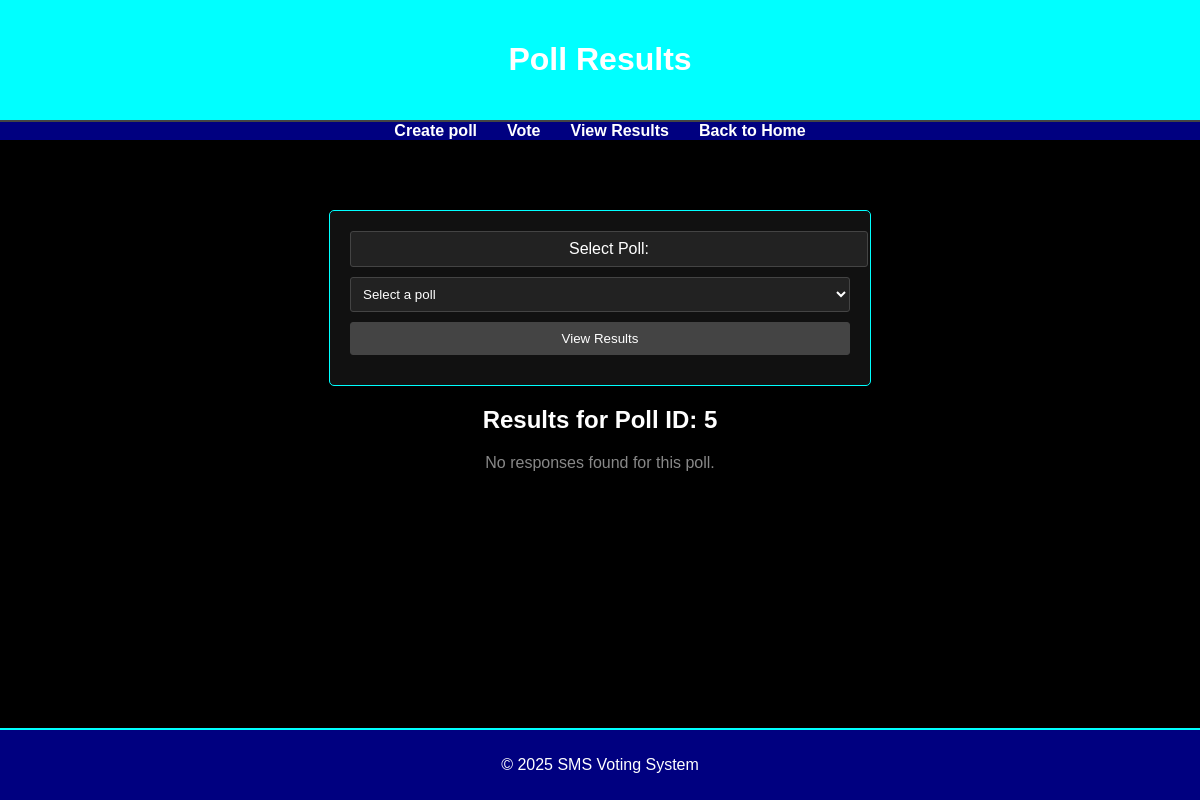
The app's page /view_responses?survey_id=5, older data.
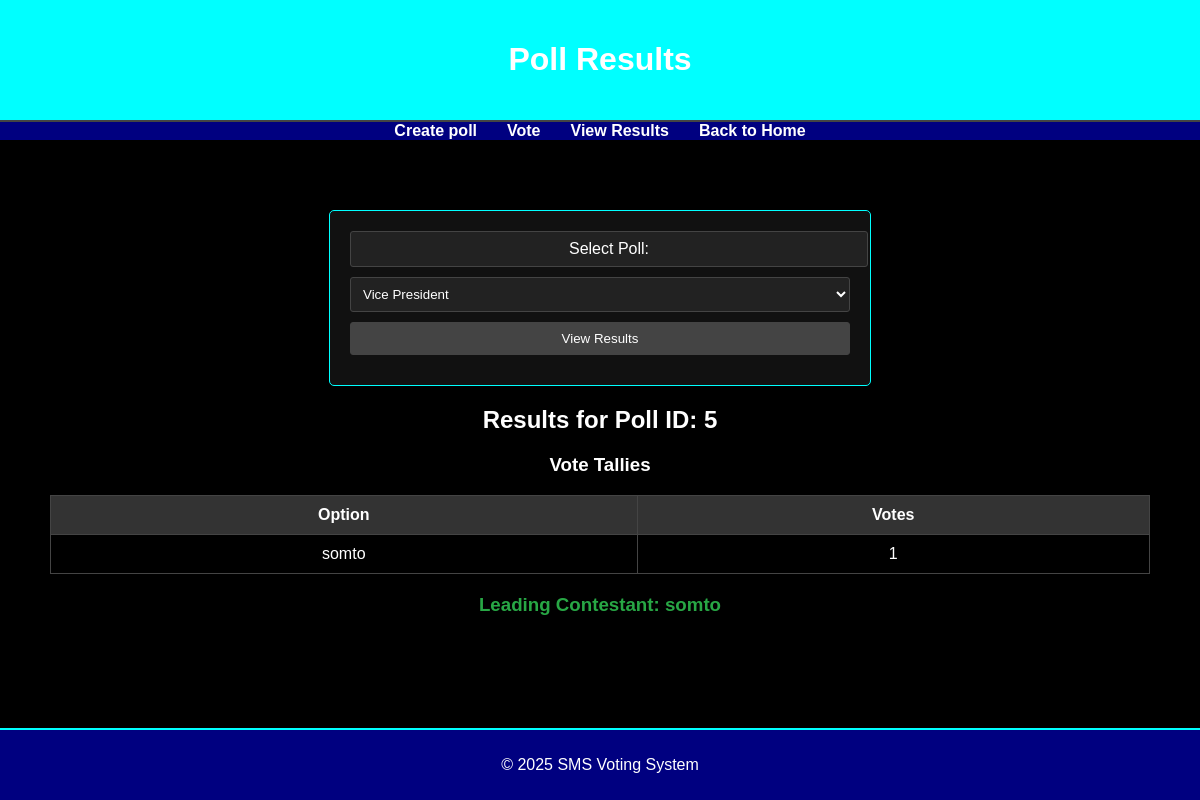
The same page, newer data.
### tables this page shows
CREATE TABLE responses (
    id INTEGER PRIMARY KEY AUTOINCREMENT,
    question_id INTEGER,
    phone_number TEXT,
    response TEXT,
    FOREIGN KEY (question_id) REFERENCES questions (id)
);

### application/routes.py (the view)
@app.route('/view_responses', methods=['GET'])
def view_responses():
    survey_id = request.args.get('survey_id')
    conn = get_db_connection()
    cursor = conn.cursor()
    cursor.execute("SELECT id, title FROM surveys")
    polls = cursor.fetchall()
    responses = None
    vote_tallies = None
    leading_option = None
    if survey_id:
        cursor.execute("""
            SELECT r.response
            FROM responses r
            JOIN questions q ON r.question_id = q.id
            WHERE q.survey_id = ?
        """, (survey_id,))
        responses = cursor.fetchall()
        vote_tallies = {}
        for response in responses:
            option = response['response']
            if option in vote_tallies:
                vote_tallies[option] += 1
            else:
                vote_tallies[option] = 1
        if vote_tallies:
            leading_option = max(vote_tallies, key=vote_tallies.get)
    conn.close()
    return render_template(
        'view_responses.html',
        polls=polls,
        responses=responses,
        vote_tallies=vote_tallies,
        leading_option=leading_option,
        survey_id=survey_id
    )

### application/database.py (called while the page is built)
def get_db_connection():
    conn = sqlite3.connect(DATABASE)
    conn.row_factory = sqlite3.Row
    return conn

### application/templates/view_responses.html (shortened to what this page needs)
<!DOCTYPE html>
<html lang="en">
<head>
</head>
<body>
    <header>
        <h1>Poll Results</h1>
    </header>
    <nav>
        <ul>
            <li><a href="/create_poll">Create poll</a></li>
            <li><a href="/submit_vote">Vote</a></li>
            <li><a href="/view_responses">View Results</a></li>
            <li><a href="/" class="button">Back to Home</a></li>
        </ul>
    </nav>
    <main>
        <form action="/view_responses" method="GET">
            <label for="survey_id">Select Poll:</label>
            <select id="survey_id" name="survey_id" required>
                <option value="" disabled selected>Select a poll</option>
                {% if polls %}
                    {% for poll in polls %}
                        <option value="{{ poll['id'] }}" {% if survey_id == poll['id']|string %}selected{% endif %}>
                            {{ poll['title'] }}
                        </option>
                    {% endfor %}
                {% endif %}
            </select>
            <button type="submit">View Results</button>
        </form>
        {% if survey_id %}
            <div id="responses">
                <h2>Results for Poll ID: {{ survey_id }}</h2>
                {% if vote_tallies %}
                    <div class="vote-tallies">
                        <h3>Vote Tallies</h3>
                        <table>
                            <thead>
                                <tr>
                                    <th>Option</th>
                                    <th>Votes</th>
                                </tr>
                            </thead>
                            <tbody>
                                {% for option, count in vote_tallies.items() %}
                                    <tr>
                                        <td>{{ option }}</td>
                                        <td>{{ count }}</td>
                                    </tr>
                                {% endfor %}
                            </tbody>
                        </table>
                    </div>
                    <div class="leading-option">
                        <h3>Leading Contestant: {{ leading_option }}</h3>
                    </div>
                {% else %}
                    <p class="no-responses">No responses found for this poll.</p>
                {% endif %}
            </div>
        {% endif %}
    </main>
    <footer>
        <p>&copy; 2025 SMS Voting System</p>
    </footer>
</body>
</html>

### application/templates/view_responses.html (style rules this page uses)
body { font-family: Arial, sans-serif; margin: 0; padding: 0; background-color: #000; color: #fff; display: flex; flex-direction: column; min-height: 100vh; }
header { text-align: center; padding: 20px; background-color: aqua; border-bottom: 2px solid #444; }
nav ul { list-style-type: none; padding: 0; display: flex; justify-content: center; background-color: navy; margin: 0; }
nav ul li { margin: 0 15px; }
nav ul li a { color: #fff; text-decoration: none; font-weight: bold; }
main { text-align: center; padding: 50px; flex: 1; }
footer { text-align: center; padding: 10px; background-color: navy; border-top: 2px solid aqua; margin-top: auto; }
h1, p { text-align: center; }
form { max-width: 500px; margin: 20px auto; padding: 20px; border: 1px solid aqua; background-color: #111; border-radius: 5px; }
label, select, input[type="radio"], button { display: block; width: 100%; margin-bottom: 10px; color: #fff; background-color: #222; border: 1px solid #444; border-radius: 3px; padding: 8px; }
button { background-color: #444; cursor: pointer; }
.vote-tallies { margin-top: 20px; }
.vote-tallies table { width: 100%; border-collapse: collapse; margin-top: 10px; }
.vote-tallies th, .vote-tallies td { padding: 10px; border: 1px solid #444; }
.vote-tallies th { background-color: #333; }
.leading-option { margin-top: 20px; font-weight: bold; color: #28a745; }

Row changes from the older to the newer data that the page shows:
added responses: response "somto", count "1"
Text that changed along with them:
form field survey_id: "Select a poll" → "Vice President"
text no longer shown: "No responses found for this poll."
text now shown: "Vote Tallies Option Votes Leading Contestant:"
